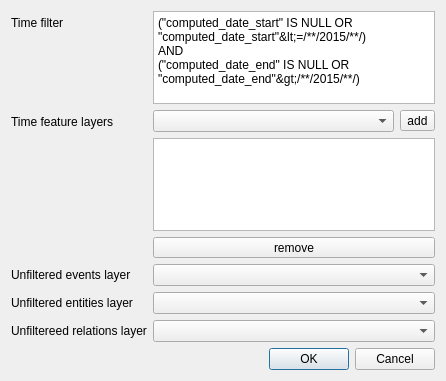
<?xml version="1.0" encoding="UTF-8"?>
<ui version="4.0">
 <class>Dialog</class>
 <widget class="QDialog" name="Dialog">
  <property name="geometry">
   <rect>
    <x>0</x>
    <y>0</y>
    <width>446</width>
    <height>381</height>
   </rect>
  </property>
  <property name="windowTitle">
   <string>Dialog</string>
  </property>
  <layout class="QFormLayout" name="formLayout">
   <item row="0" column="0">
    <widget class="QLabel" name="label">
     <property name="text">
      <string>Time filter</string>
     </property>
    </widget>
   </item>
   <item row="0" column="1">
    <widget class="QPlainTextEdit" name="filterTextEdit">
     <property name="plainText">
      <string>(&quot;computed_date_start&quot; IS NULL OR &quot;computed_date_start&quot;&lt;=/**/2015/**/)
AND
(&quot;computed_date_end&quot; IS NULL OR &quot;computed_date_end&quot;&gt;/**/2015/**/)</string>
     </property>
    </widget>
   </item>
   <item row="1" column="0">
    <widget class="QLabel" name="label_2">
     <property name="text">
      <string>Time feature layers</string>
     </property>
    </widget>
   </item>
   <item row="1" column="1">
    <layout class="QVBoxLayout" name="verticalLayout">
     <item>
      <layout class="QHBoxLayout" name="horizontalLayout">
       <item>
        <widget class="QComboBox" name="timelayersComboBox"/>
       </item>
       <item>
        <widget class="QToolButton" name="timelayersAddButton">
         <property name="text">
          <string>add</string>
         </property>
        </widget>
       </item>
      </layout>
     </item>
     <item>
      <widget class="QListWidget" name="timelayersList"/>
     </item>
     <item>
      <widget class="QToolButton" name="timelayersRemoveButton">
       <property name="sizePolicy">
        <sizepolicy hsizetype="Expanding" vsizetype="Fixed">
         <horstretch>1</horstretch>
         <verstretch>0</verstretch>
        </sizepolicy>
       </property>
       <property name="text">
        <string>remove</string>
       </property>
      </widget>
     </item>
    </layout>
   </item>
   <item row="2" column="0">
    <widget class="QLabel" name="label_3">
     <property name="text">
      <string>Unfiltered events layer</string>
     </property>
    </widget>
   </item>
   <item row="3" column="0">
    <widget class="QLabel" name="label_4">
     <property name="text">
      <string>Unfiltered entities layer</string>
     </property>
    </widget>
   </item>
   <item row="9" column="0" colspan="2">
    <widget class="QDialogButtonBox" name="buttonBox">
     <property name="orientation">
      <enum>Qt::Horizontal</enum>
     </property>
     <property name="standardButtons">
      <set>QDialogButtonBox::Cancel|QDialogButtonBox::Ok</set>
     </property>
    </widget>
   </item>
   <item row="3" column="1">
    <widget class="QComboBox" name="entitiesLayerComboBox">
     <property name="sizePolicy">
      <sizepolicy hsizetype="Expanding" vsizetype="Fixed">
       <horstretch>1</horstretch>
       <verstretch>0</verstretch>
      </sizepolicy>
     </property>
    </widget>
   </item>
   <item row="2" column="1">
    <widget class="QComboBox" name="eventsLayerComboBox">
     <property name="sizePolicy">
      <sizepolicy hsizetype="Expanding" vsizetype="Fixed">
       <horstretch>1</horstretch>
       <verstretch>0</verstretch>
      </sizepolicy>
     </property>
    </widget>
   </item>
   <item row="4" column="0">
    <widget class="QLabel" name="label_5">
     <property name="text">
      <string>Unfiltereed relations layer</string>
     </property>
    </widget>
   </item>
   <item row="4" column="1">
    <widget class="QComboBox" name="relationsLayerComboBox">
     <property name="sizePolicy">
      <sizepolicy hsizetype="Expanding" vsizetype="Fixed">
       <horstretch>0</horstretch>
       <verstretch>0</verstretch>
      </sizepolicy>
     </property>
    </widget>
   </item>
  </layout>
 </widget>
 <resources/>
 <connections>
  <connection>
   <sender>buttonBox</sender>
   <signal>accepted()</signal>
   <receiver>Dialog</receiver>
   <slot>accept()</slot>
   <hints>
    <hint type="sourcelabel">
     <x>248</x>
     <y>254</y>
    </hint>
    <hint type="destinationlabel">
     <x>157</x>
     <y>274</y>
    </hint>
   </hints>
  </connection>
  <connection>
   <sender>buttonBox</sender>
   <signal>rejected()</signal>
   <receiver>Dialog</receiver>
   <slot>reject()</slot>
   <hints>
    <hint type="sourcelabel">
     <x>316</x>
     <y>260</y>
    </hint>
    <hint type="destinationlabel">
     <x>286</x>
     <y>274</y>
    </hint>
   </hints>
  </connection>
 </connections>
</ui>
